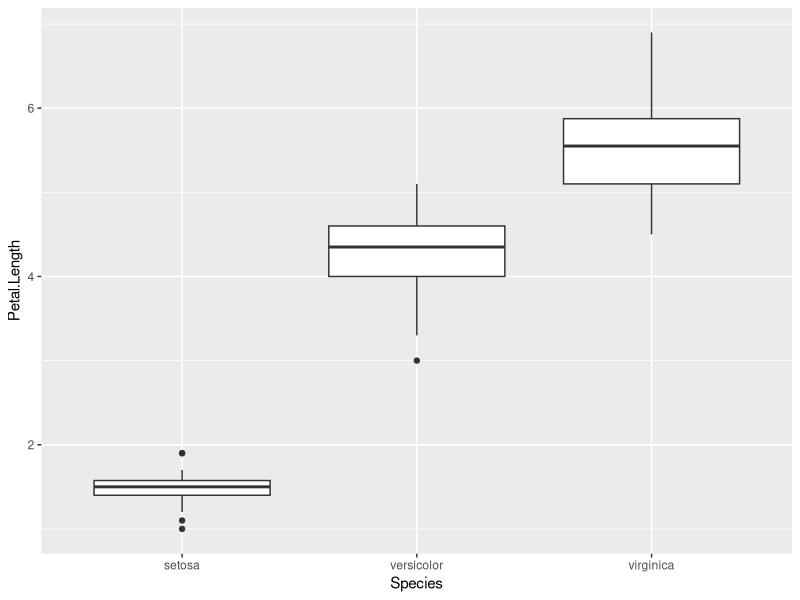
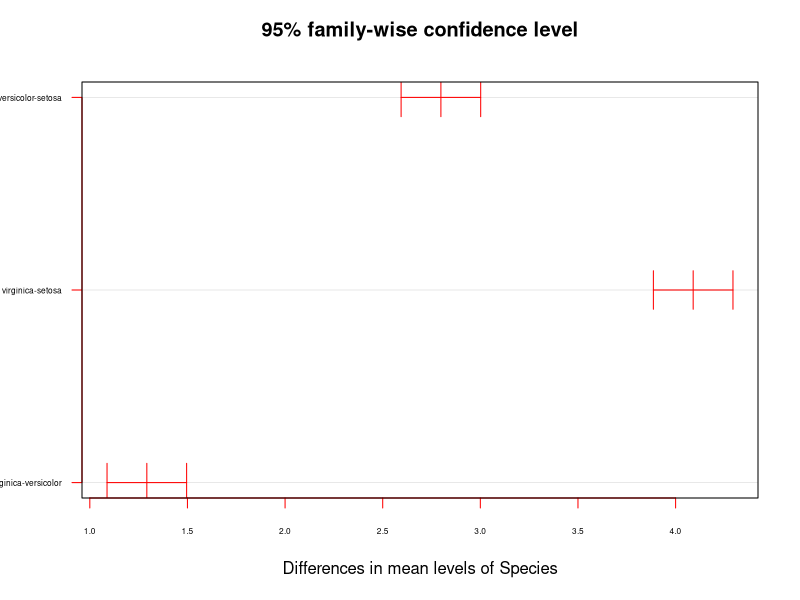

Recreate these plots in R, in order.
#MIS241-0412LAB

str(iris)
View(iris)

#花萼長度(Sepal.Length)：計算單位是公分。(連續)
#花萼寬度(Sepal.Width)：計算單位是公分。(連續)
#花瓣長度(Petal.Length) ：計算單位是公分。(連續)
#花瓣寬度(Petal.Width)：計算單位是公分。(連續)
#品種(Species)：可分為Setosa，Versicolor和Virginica。(類別)


### 小考題目：探討不同品種(Species)的花瓣長度(Petal.Length)是否有差異？（80%）
library(ggplot2)
ggplot(iris, aes(x = Species, y = Petal.Length)) +
  geom_boxplot()

# (1) 常態性檢查
# 使用shapiro.test：
#shapiro.test函數檢查資料是否為常態分布。
# p-value > 0.05，不拒絕虛無假設，資料符合常態分布。
# p-value < 0.05，拒絕虛無假設，資料不符合常態分布。

library(dplyr)
iris %>% group_by(Species) %>% summarize(p_value=shapiro.test(Petal.Length)$p.value)

#Species    p_value
#<fct>        <dbl>
#1 setosa      0.0548
#2 versicolor  0.158 
#3 virginica   0.110


# (2) 同質性檢查
#使用leveneTest：
#確認不同組別數值是否變異數相等。
# p-value > 0.05，資料數值符合相同變異數。
# p-value < 0.05，資料數值不符合相同變異數。
#install.packages("car")
library(car)
leveneTest(Petal.Length ~ Species, iris)
# P = 3.129e-08<0.05 不符合相同變異數


#ANOVA 
#不同品種(Species)的花瓣長度(Petal.Length)是否有差? 
#H0: setosa = versicolor = virginica  (Petal.Length)。
#HA: Otherwise 

aov.species <- aov(Petal.Length ~ Species, data = iris)
summary(aov.species)

## p-value <2e-16 具顯著性，拒絕H0，代表不同品種(Species)的花瓣長度(Petal.Length)有顯著差異

## Follow-up analysis
result <- TukeyHSD(aov.species, conf.level=0.95)

## las=1 -> 使y軸的標題為橫向
plot(result, las=1, col="red", cex.axis=0.5)
#信賴區間有包含0的話，代表沒有顯著差距



### 若ANOVA為拒絕虛無假設，請由「大到小」排出不同品種的花瓣長度 (20%)
#根據turkey plot，
#因為versicolor-setosa>0，所以versicolor>setosa
#因為virginica-versicolor>0，所以virginica>versicolor
#結論: virginica>versicolor>setosa